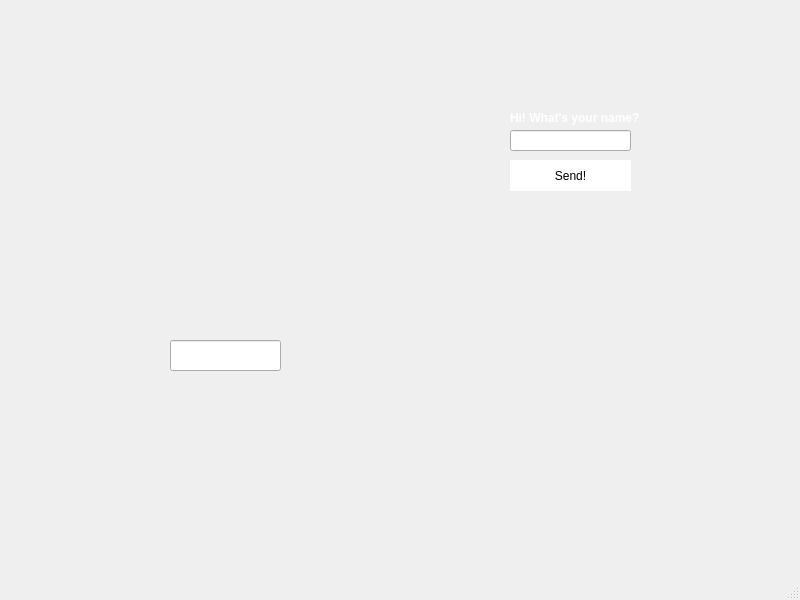
<?xml version="1.0" encoding="UTF-8"?>
<ui version="4.0">
 <class>MainWindow</class>
 <widget class="QMainWindow" name="MainWindow">
  <property name="geometry">
   <rect>
    <x>0</x>
    <y>0</y>
    <width>800</width>
    <height>600</height>
   </rect>
  </property>
  <property name="windowTitle">
   <string>MainWindow</string>
  </property>
  <property name="styleSheet">
   <string notr="true">.QWidget{border-image: url(catan.jpg) 0 0 0 0 stretch stretch;}</string>
  </property>
  <widget class="QWidget" name="centralwidget">
   <widget class="QPushButton" name="Sendbtn">
    <property name="geometry">
     <rect>
      <x>510</x>
      <y>160</y>
      <width>121</width>
      <height>31</height>
     </rect>
    </property>
    <property name="styleSheet">
     <string notr="true">background:white;
border-top: 3px transparent;
border-bottom: 3px transparent; 
border-right: 10px transparent;
border-left: 10px transparent;</string>
    </property>
    <property name="text">
     <string>Send!</string>
    </property>
   </widget>
   <widget class="QLabel" name="label">
    <property name="geometry">
     <rect>
      <x>510</x>
      <y>110</y>
      <width>241</width>
      <height>16</height>
     </rect>
    </property>
    <property name="styleSheet">
     <string notr="true">color:white;
font:bold;
size:24</string>
    </property>
    <property name="text">
     <string>Hi! What's your name?</string>
    </property>
   </widget>
   <widget class="QLineEdit" name="lineEdit">
    <property name="geometry">
     <rect>
      <x>510</x>
      <y>130</y>
      <width>121</width>
      <height>21</height>
     </rect>
    </property>
   </widget>
   <widget class="QLineEdit" name="lineEdit_2">
    <property name="geometry">
     <rect>
      <x>170</x>
      <y>340</y>
      <width>111</width>
      <height>31</height>
     </rect>
    </property>
    <property name="text">
     <string/>
    </property>
   </widget>
  </widget>
  <widget class="QMenuBar" name="menubar">
   <property name="geometry">
    <rect>
     <x>0</x>
     <y>0</y>
     <width>800</width>
     <height>20</height>
    </rect>
   </property>
  </widget>
  <widget class="QStatusBar" name="statusbar"/>
 </widget>
 <resources/>
 <connections/>
</ui>
